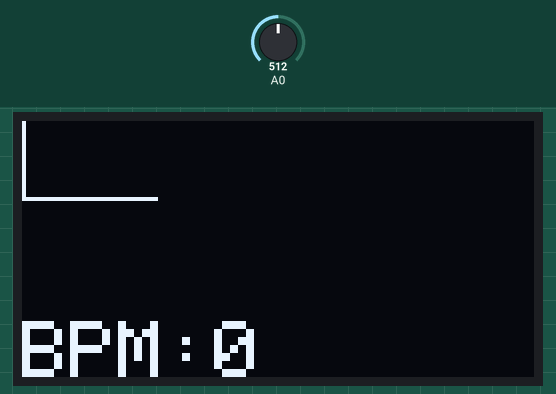
This sketch was run on a simulated Arduino Uno, built with avr-gcc and run on an emulated ATmega328P. Parts: 128×64 one-colour display. Inputs (shaded band) come from the test bench; at power-on: A0 = 512.

Above: at 1.2 s.
1.3 s: A0 set to 122
At 3.9 s:
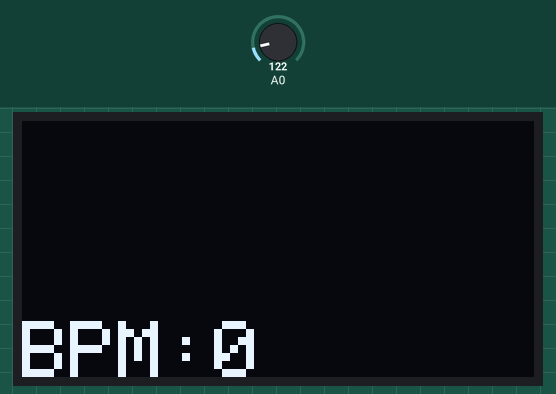
4.3 s: A0 set to 306
At 4.78 s:
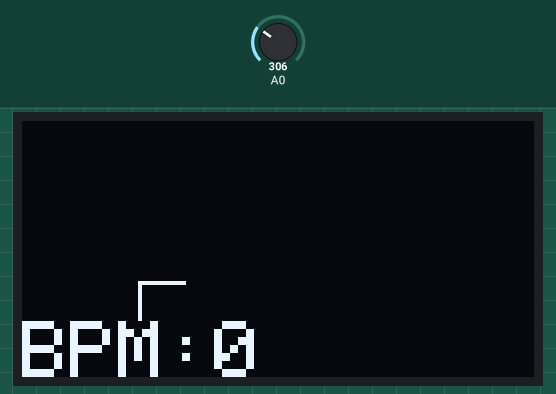
5.8 s: A0 set to 117
At 6.8 s:
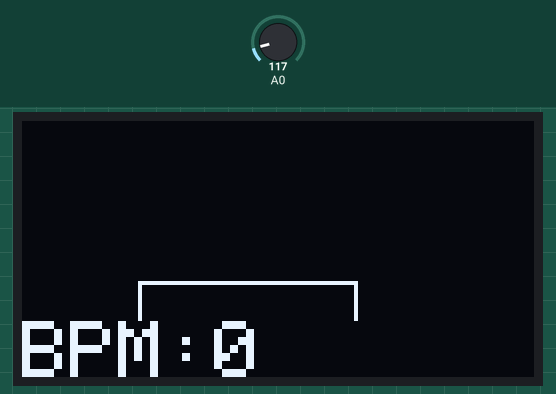
Timing chart, 0 to 8.8 s (numbered marks = the images above; inputs shaded):
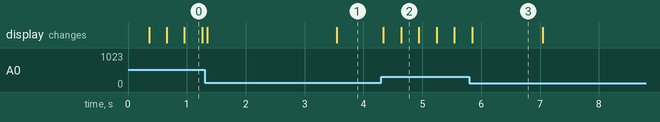

The sketch:

EGC.ino
```cpp
#include <Adafruit_SSD1306.h>
#define OLED_Address 0x3C // Dirección I2C de la pantalla OLED
Adafruit_SSD1306 oled(128, 64); // Crear el objeto de la pantalla OLED con resolución 128x64

int a = 0;          // Posición horizontal actual para dibujar la gráfica
int lasta = 0;      // Última posición horizontal
int lastb = 0;      // Última posición vertical
int LastTime = 0;   // Último tiempo de latido detectado
int ThisTime;       // Tiempo actual
bool BPMTiming = false; // Variable para controlar el tiempo de BPM
bool BeatComplete = false; // Variable para verificar si el latido se ha completado
int BPM = 0;        // Valor de BPM (latidos por minuto)
#define UpperThreshold 560  // Umbral superior de detección de pulso
#define LowerThreshold 530  // Umbral inferior de detección de pulso

void setup() {
    oled.begin(SSD1306_SWITCHCAPVCC, OLED_Address); // Inicializar pantalla OLED
    oled.clearDisplay(); // Limpiar pantalla
    oled.setTextSize(2); // Configurar tamaño de texto
}

void loop() {
    // Reiniciar pantalla si la posición 'a' excede el ancho de la pantalla
    if (a > 127) {
        oled.clearDisplay();
        a = 0;
        lasta = a;
    }

    ThisTime = millis(); // Tiempo actual en milisegundos
    int value = analogRead(0); // Leer valor del sensor en el pin A0
    oled.setTextColor(WHITE); // Configurar color de texto

    // Ajuste de la gráfica para que tenga más altura en la pantalla
    int b = 60 - (value / 10); // Ajuste divisor para aumentar altura
    b = constrain(b, 0, 63); // Limitar 'b' dentro del rango visible

    // Ajuste de 'b' para que la gráfica no se mueva hacia arriba
    int adjustment = 10; // Ajuste adicional para mantener posición
    b = b + adjustment; // Compensa el movimiento hacia arriba

    b = constrain(b, 0, 63); // Asegurarse que 'b' esté dentro del rango visible

    oled.writeLine(lasta, lastb, a, b, WHITE); // Dibujar la línea de la gráfica
    lastb = b; // Guardar posición actual como la última
    lasta = a;

    // Detección de latido cuando el valor supera el umbral superior
    if (value > UpperThreshold) {
        if (BeatComplete) {
            // Calcular BPM basado en el tiempo entre latidos
            BPM = ThisTime - LastTime;
            BPM = int(60 / (float(BPM) / 1000)); // Convertir a BPM
            BPMTiming = false;
            BeatComplete = false;
            tone(8, 1000, 250); // Emitir sonido cuando se detecta un latido
        }
        if (BPMTiming == false) {
            LastTime = millis(); // Guardar tiempo actual al iniciar el cálculo
            BPMTiming = true;
        }
    }

    // Verificar si el valor está bajo el umbral inferior y la medición está activa
    if ((value < LowerThreshold) & (BPMTiming))
        BeatComplete = true; // Señalar que el latido se ha completado

    // Mostrar el BPM en la pantalla OLED
    oled.writeFillRect(0, 50, 128, 16, BLACK); // Limpiar área de texto del BPM
    oled.setCursor(0, 50);
    oled.print("BPM:");
    oled.print(BPM);

    oled.display(); // Actualizar pantalla OLED
    a++; // Avanzar en la posición horizontal de la gráfica
}
```

Measured:
- after the input at 4.3 s, the display: first changes at once (image 2 shows a later state)
- what the display in image 3 shows lasts 1.2 s, from 5.8 s to 7.0 s
